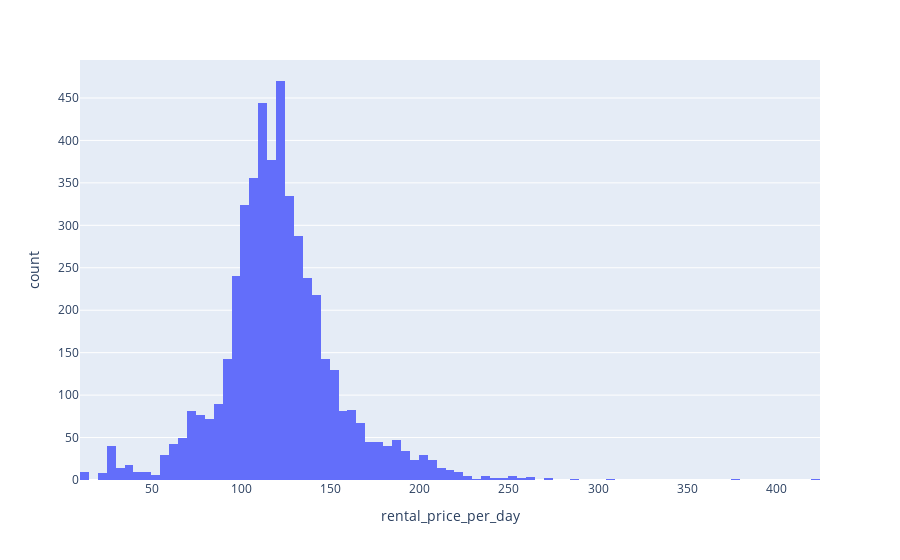
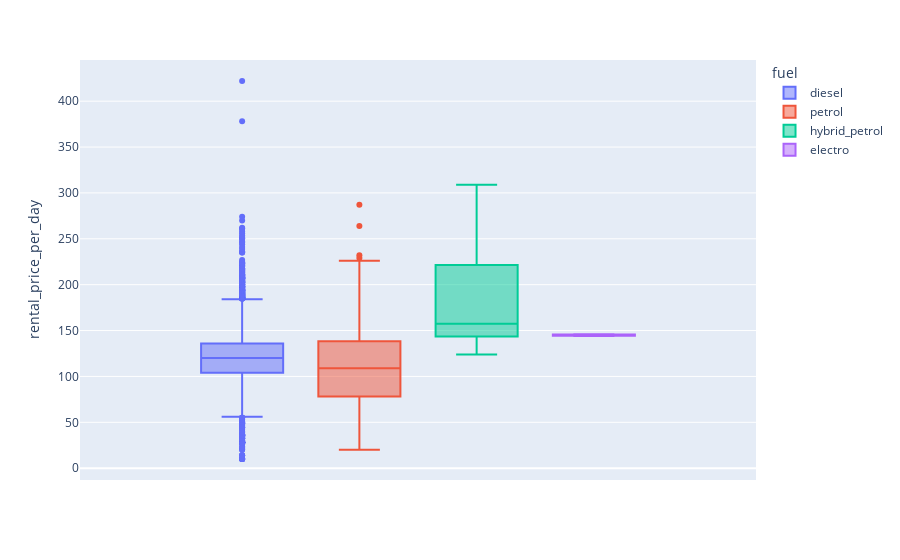

Notebook code for these charts, in order:
### Code cell
fig = px.histogram(pricing_data, "rental_price_per_day")
fig.show()

fig = px.box(pricing_data, y="rental_price_per_day", color="fuel")
fig.show()

### Figure 1 — Plotly figure (JSON) as saved in the notebook; plotly's stock layout.template omitted (floating-point values rounded to 4 significant figures; data arrays with more than 128 entries replaced by an {"elided": "..."} marker saying what was removed)
{"data": [{"bingroup": "x", "hovertemplate": "rental_price_per_day=%{x}<br>count=%{y}<extra></extra>", "legendgroup": "", "marker": {"color": "#636efa", "pattern": {"shape": ""}}, "name": "", "orientation": "v", "showlegend": false, "type": "histogram", "x": {"elided": "4843 int values"}, "xaxis": "x", "yaxis": "y"}], "layout": {"barmode": "relative", "legend": {"tracegroupgap": 0}, "margin": {"t": 60}, "xaxis": {"anchor": "y", "domain": [0, 1], "title": {"text": "rental_price_per_day"}}, "yaxis": {"anchor": "x", "domain": [0, 1], "title": {"text": "count"}}}}

### Figure 2 — Plotly figure (JSON) as saved in the notebook; plotly's stock layout.template omitted (floating-point values rounded to 4 significant figures; data arrays with more than 128 entries replaced by an {"elided": "..."} marker saying what was removed)
{"data": [{"alignmentgroup": "True", "hovertemplate": "fuel=diesel<br>rental_price_per_day=%{y}<extra></extra>", "legendgroup": "diesel", "marker": {"color": "#636efa"}, "name": "diesel", "notched": false, "offsetgroup": "diesel", "orientation": "v", "showlegend": true, "type": "box", "x0": " ", "xaxis": "x", "y": {"elided": "4641 int values"}, "y0": " ", "yaxis": "y"}, {"alignmentgroup": "True", "hovertemplate": "fuel=petrol<br>rental_price_per_day=%{y}<extra></extra>", "legendgroup": "petrol", "marker": {"color": "#EF553B"}, "name": "petrol", "notched": false, "offsetgroup": "petrol", "orientation": "v", "showlegend": true, "type": "box", "x0": " ", "xaxis": "x", "y": {"elided": "191 int values"}, "y0": " ", "yaxis": "y"}, {"alignmentgroup": "True", "hovertemplate": "fuel=hybrid_petrol<br>rental_price_per_day=%{y}<extra></extra>", "legendgroup": "hybrid_petrol", "marker": {"color": "#00cc96"}, "name": "hybrid_petrol", "notched": false, "offsetgroup": "hybrid_petrol", "orientation": "v", "showlegend": true, "type": "box", "x0": " ", "xaxis": "x", "y": [309, 142, 124, 145, 167, 228, 215, 148], "y0": " ", "yaxis": "y"}, {"alignmentgroup": "True", "hovertemplate": "fuel=electro<br>rental_price_per_day=%{y}<extra></extra>", "legendgroup": "electro", "marker": {"color": "#ab63fa"}, "name": "electro", "notched": false, "offsetgroup": "electro", "orientation": "v", "showlegend": true, "type": "box", "x0": " ", "xaxis": "x", "y": [145, 144, 146], "y0": " ", "yaxis": "y"}], "layout": {"boxmode": "group", "legend": {"title": {"text": "fuel"}, "tracegroupgap": 0}, "margin": {"t": 60}, "xaxis": {"anchor": "y", "domain": [0, 1]}, "yaxis": {"anchor": "x", "domain": [0, 1], "title": {"text": "rental_price_per_day"}}}}
